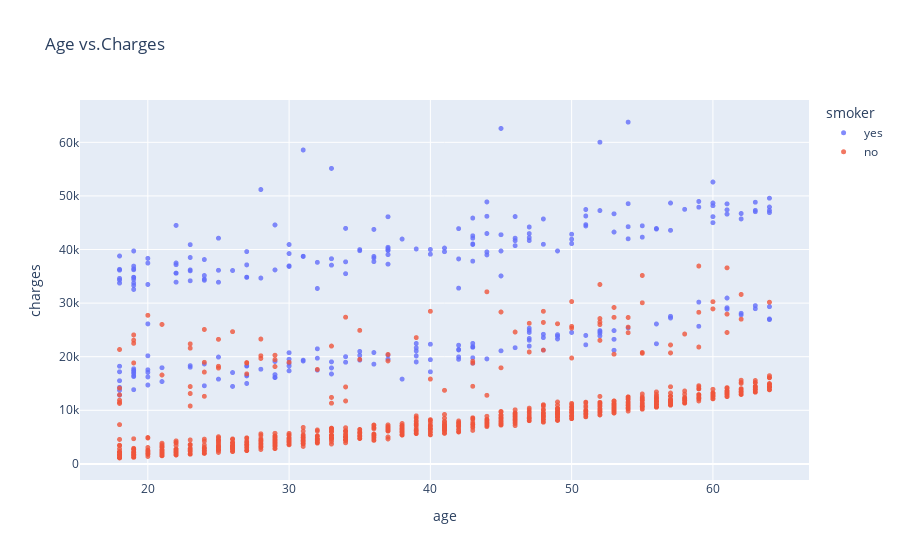

Notebook cell for this chart:
### Code cell
fig6 = px.scatter(medical_df,
                  x='age',
                  y='charges',
                  color='smoker',
                  opacity=0.8,
                  hover_data=['sex'],
                  title='Age vs.Charges')
fig6.update_traces(marker_size=5)
fig6.show()

### Figure 1 — Plotly figure (JSON) as saved in the notebook; plotly's stock layout.template omitted (floating-point values rounded to 4 significant figures; data arrays with more than 128 entries replaced by an {"elided": "..."} marker saying what was removed)
{"data": [{"customdata": {"elided": "274x1 str values"}, "hovertemplate": "smoker=yes<br>age=%{x}<br>charges=%{y}<br>sex=%{customdata[0]}<extra></extra>", "legendgroup": "yes", "marker": {"color": "#636efa", "opacity": 0.8, "size": 5, "symbol": "circle"}, "mode": "markers", "name": "yes", "showlegend": true, "type": "scattergl", "x": {"elided": "274 int values"}, "xaxis": "x", "y": {"elided": "274 float values"}, "yaxis": "y"}, {"customdata": {"elided": "1064x1 str values"}, "hovertemplate": "smoker=no<br>age=%{x}<br>charges=%{y}<br>sex=%{customdata[0]}<extra></extra>", "legendgroup": "no", "marker": {"color": "#EF553B", "opacity": 0.8, "size": 5, "symbol": "circle"}, "mode": "markers", "name": "no", "showlegend": true, "type": "scattergl", "x": {"elided": "1064 int values"}, "xaxis": "x", "y": {"elided": "1064 float values"}, "yaxis": "y"}], "layout": {"legend": {"title": {"text": "smoker"}, "tracegroupgap": 0}, "title": {"text": "Age vs.Charges"}, "xaxis": {"anchor": "y", "domain": [0, 1], "title": {"text": "age"}}, "yaxis": {"anchor": "x", "domain": [0, 1], "title": {"text": "charges"}}}}
